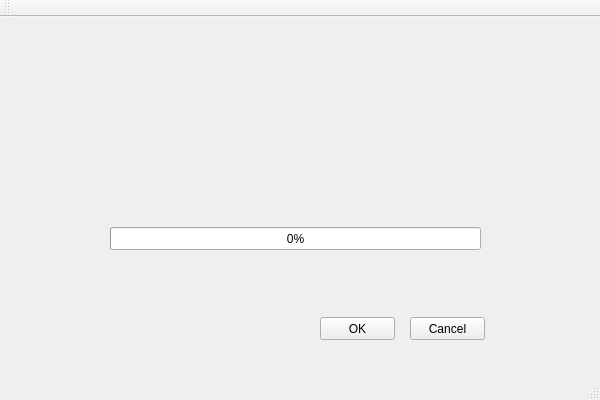
<?xml version="1.0" encoding="UTF-8"?>
<ui version="4.0">
 <class>qtApp1Class</class>
 <widget class="QMainWindow" name="qtApp1Class">
  <property name="geometry">
   <rect>
    <x>0</x>
    <y>0</y>
    <width>600</width>
    <height>400</height>
   </rect>
  </property>
  <property name="windowTitle">
   <string>qtApp1</string>
  </property>
  <widget class="QWidget" name="centralWidget">
   <widget class="QPushButton" name="buttonOK">
    <property name="geometry">
     <rect>
      <x>320</x>
      <y>300</y>
      <width>75</width>
      <height>23</height>
     </rect>
    </property>
    <property name="text">
     <string>OK</string>
    </property>
   </widget>
   <widget class="QPushButton" name="buttonCancel">
    <property name="geometry">
     <rect>
      <x>410</x>
      <y>300</y>
      <width>75</width>
      <height>23</height>
     </rect>
    </property>
    <property name="text">
     <string>Cancel</string>
    </property>
   </widget>
   <widget class="QProgressBar" name="progressBar">
    <property name="geometry">
     <rect>
      <x>110</x>
      <y>210</y>
      <width>371</width>
      <height>23</height>
     </rect>
    </property>
    <property name="value">
     <number>0</number>
    </property>
   </widget>
  </widget>
  <widget class="QMenuBar" name="menuBar">
   <property name="geometry">
    <rect>
     <x>0</x>
     <y>0</y>
     <width>600</width>
     <height>22</height>
    </rect>
   </property>
  </widget>
  <widget class="QToolBar" name="mainToolBar">
   <attribute name="toolBarArea">
    <enum>TopToolBarArea</enum>
   </attribute>
   <attribute name="toolBarBreak">
    <bool>false</bool>
   </attribute>
  </widget>
  <widget class="QStatusBar" name="statusBar"/>
 </widget>
 <layoutdefault spacing="6" margin="11"/>
 <resources>
  <include location="qtapp1.qrc"/>
 </resources>
 <connections/>
</ui>
